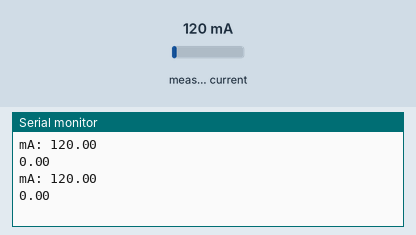
The sketch below on a simulated Arduino Uno, built with avr-gcc and run on an emulated ATmega328P. Shown: the last lines printed to the serial monitor. The test bench sets the inputs (shaded band); at power-on: measured current 120 mA.

Above: at 1.8 s.
1.9 s: measured current set to 40 mA
At 2.6 s:
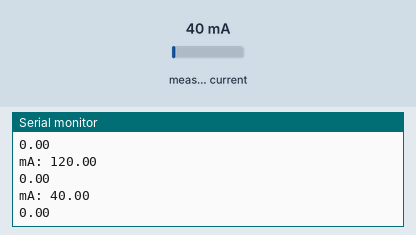
3.4 s: measured current set to 500 mA
At 4.5 s:
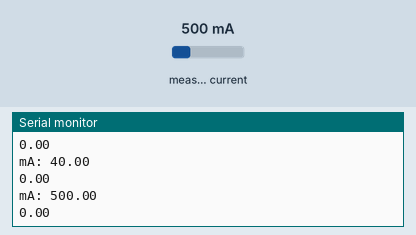
Timing chart, 0 to 6.4 s (numbered marks = the images above; inputs shaded):
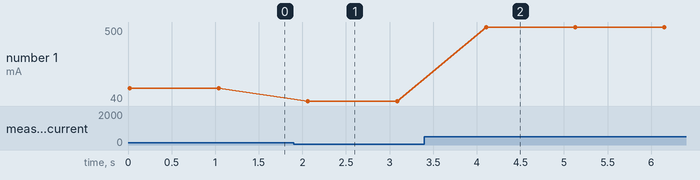

Measured:
- after the input at 1.9 s, the serial monitor: prints a new line after 0.16 s (image 1)
- after the input at 3.4 s, the serial monitor: prints a new line after 0.71 s (image 2)
- plotted number 1: 120 → 40 after the input at 1.9 s, 40 → 500 after the input at 3.4 s

The sketch:

propercurrent.ino
```cpp
//gives values of current consumed
#include "ACS712.h"
ACS712  ACS(A0, 5.0, 1023, 100);
unsigned long last_time =0;
unsigned long current_time =0;
float bill_amount=0;
float Wh =0 ;
void setup() {
  Serial.begin(115200);
}
void loop() {
  float V= 220;
  float I = ACS.mA_AC();
  float P= 220*(0.001* I);
  last_time = current_time;
  current_time = millis();
  Wh = Wh+  P *(( current_time -last_time) /3600000.0) ;
  bill_amount = (Wh/1000)*9;
  Serial.print("mA: ");
  Serial.println(I);
  Serial.println(bill_amount);
  delay(1000);

}
```
